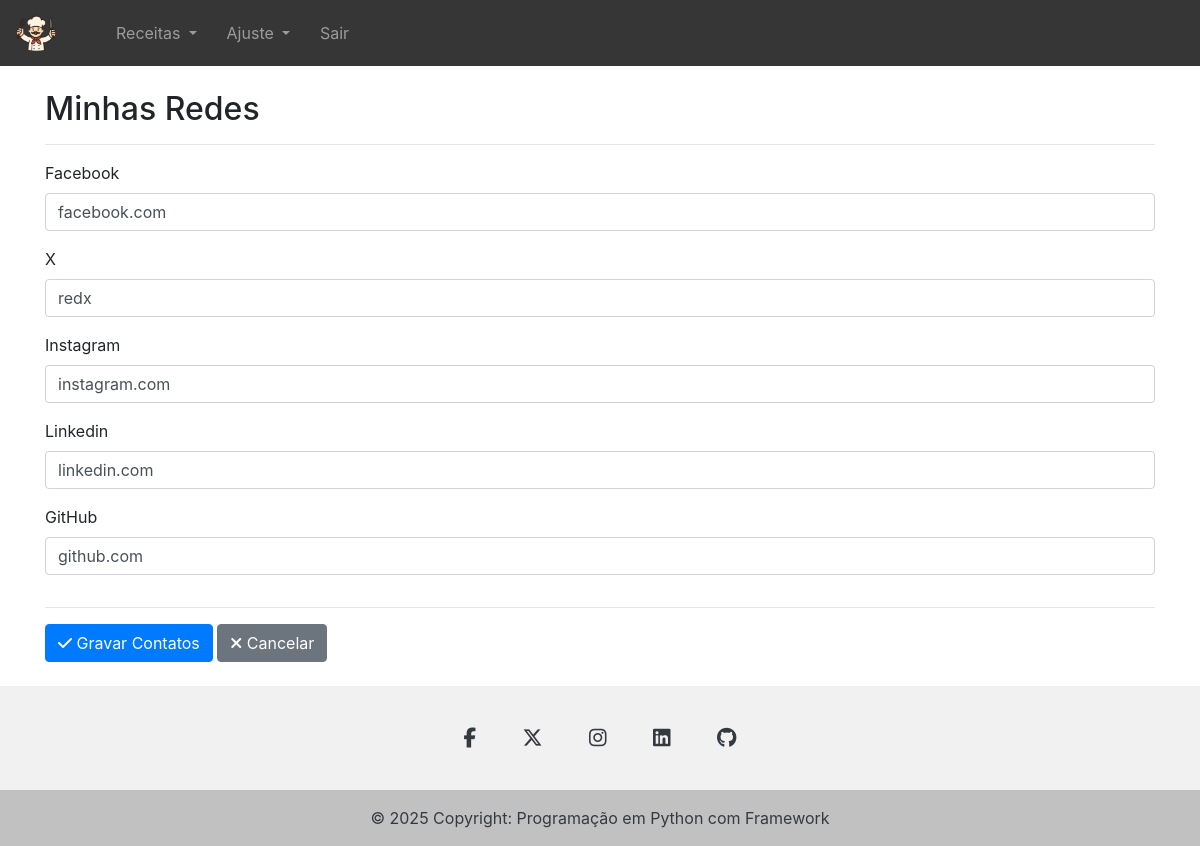
The page /contato (signed in) on the database as committed earlier.
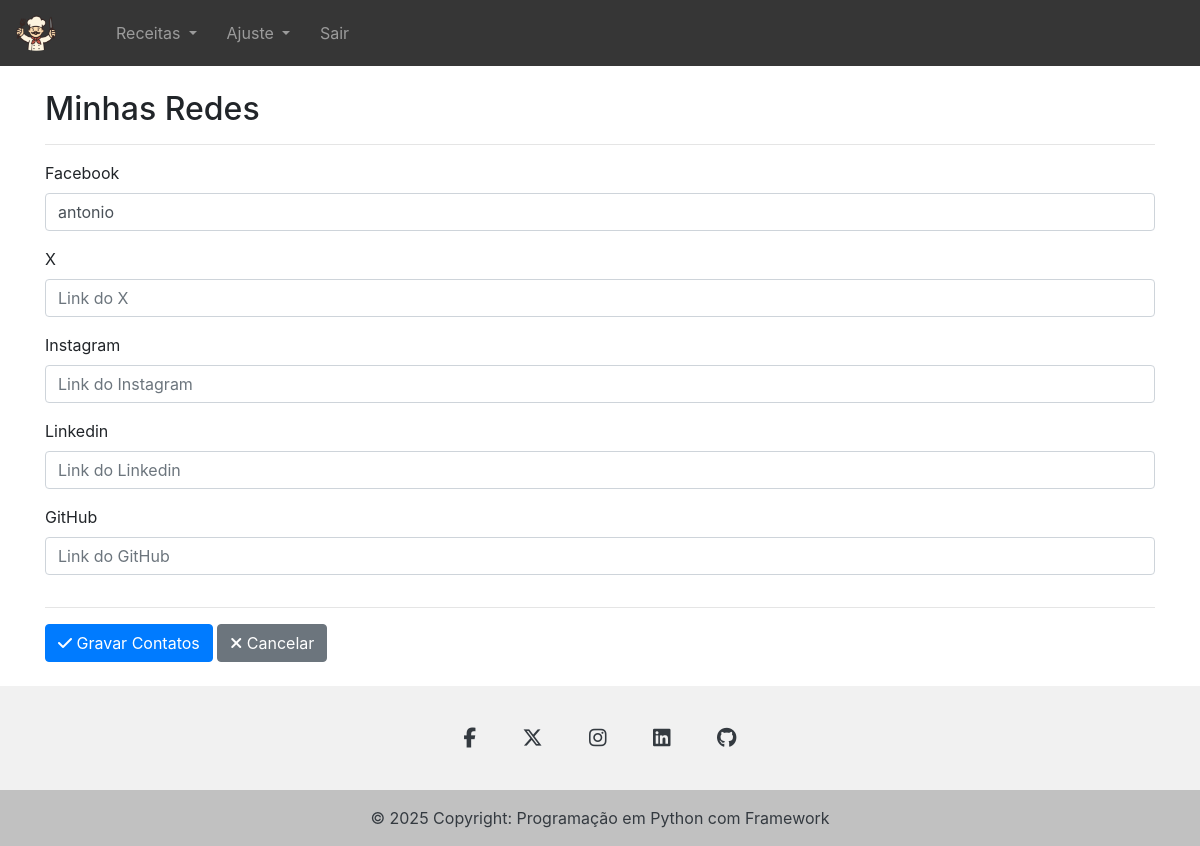
The same page on the database as committed later.
### tables this page shows
CREATE TABLE contatos (
            id INTEGER PRIMARY KEY,
            facebook TEXT,
            rede_x TEXT,
            instagram TEXT,
            linkedin TEXT,
            github TEXT
        );

### app.py (the view, shortened to what this page needs)
@app.route('/contato', methods=['GET', 'POST'])
@login_requerido
def contato():
    service = ContatoService()
    try:
        contato = service.obter_contato()
    except ValueError:
        contato = Contato(
            id = 1,
            facebook = "",
            rede_x = "",
            instagram = "",
            linkedin = "",
            github = ""
        )
    return render_template('contato.html', contato=contato)

### app.py (called while the page is built)
def login_requerido(f):
    @wraps(f)
    def decorated_function(*args, **kwargs):
        if 'usuario' not in session:
            flash("Você precisa estar logado para acessar esta página.", "error")
            return redirect(url_for('login'))
        return f(*args, **kwargs)
    return decorated_function

@app.context_processor
def inject_social_links():
    social_links = {}
    service = ContatoService()
    contato = service.obter_contato()
    if contato:
        social_links = {
            "facebook" : contato.facebook or "",
            "rede_x" : contato.rede_x or "",
            "instagram" : contato.instagram or "",
            "linkedin" : contato.linkedin or "",
            "github" : contato.github or ""
        }
    return {"social_links": social_links}

### core/contato/contato_repository.py (called while the page is built)
    def _criar_tabela(self):
        query = '''
        CREATE TABLE IF NOT EXISTS contatos (
            id INTEGER PRIMARY KEY,
            facebook TEXT,
            rede_x TEXT,
            instagram TEXT,
            linkedin TEXT,
            github TEXT
        )
        '''
        self.conn.execute(query)
        self.conn.commit()

    def buscar_por_id(self, id):
        cursor = self.conn.cursor()
        cursor.execute("SELECT * FROM contatos WHERE id = ?", (id,))
        row = cursor.fetchone()
        return Contato(**row) if row else None

### core/contato/contato_service.py (called while the page is built)
    def obter_contato(self, id=1):
        contato = self.repository.buscar_por_id(id)
        if not contato:
            raise ValueError("Contato não encontrado.")
        return contato

### templates/contato.html (shortened to what this page needs)
{% extends "base.html" %}
{% block content %}
<form method="POST">
    <h2>Minhas Redes</h2>
    <hr>
    <div class="form-row">
        <div class="form-group col-md-12">
            <label for="facebook">Facebook</label>
            <input type="text" class="form-control" id="facebook" name="facebook" placeholder="Link do Facebook" value="{{ contato.facebook if contato else '' }}" >
        </div>
        <div class="form-group col-md-12">
            <label for="rede_x">X</label>
            <input type="text" class="form-control" id="rede_x" name="rede_x" placeholder="Link do X" value="{{ contato.rede_x if contato else '' }}">
        </div>
        <div class="form-group col-md-12">
            <label for="instagram">Instagram</label>
            <input type="text" class="form-control" id="instagram" name="instagram" placeholder="Link do Instagram" value="{{ contato.instagram if contato else '' }}">
        </div>
        <div class="form-group col-md-12">
            <label for="linkedin">Linkedin</label>
            <input type="text" class="form-control" id="linkedin" name="linkedin" placeholder="Link do Linkedin" value="{{ contato.linkedin if contato else '' }}">
        </div>
        <div class="form-group col-md-12">
            <label for="github">GitHub</label>
            <input type="text" class="form-control" id="github" name="github" placeholder="Link do GitHub" value="{{ contato.github if contato else '' }}">
        </div>
    </div>
    <hr>
    <button type="submit" class="btn btn-primary"><i class="fa-solid fa-check"></i>&nbsp;Gravar Contatos</button>
    <button type="button" class="btn btn-secondary"><i class="fa-solid fa-xmark"></i>&nbsp;Cancelar</button>
  </form>
  <br>
{% endblock %}

### templates/base.html (shortened to what this page needs)
<!doctype html>
<html lang="pt-br" class="h-100">
  <head>
    <link rel="stylesheet" href="https://stackpath.bootstrapcdn.com/bootstrap/4.1.3/css/bootstrap.min.css">
    <link rel="stylesheet" href="https://cdnjs.cloudflare.com/ajax/libs/font-awesome/6.5.1/css/all.min.css">
  </head>
    <body class="d-flex flex-column h-100">
    <header>
      <nav class="navbar navbar-expand-lg navbar-dark " style="background-color: rgb(54, 54, 54);">
        <a class="navbar-brand" href="/home">
          <img src="{{ url_for('static', filename='image/chef.png') }}" alt="logomarca" width="40" >
        </a>
        <div class="collapse navbar-collapse" id="conteudoNavbarSuportado">
          <ul class="navbar-nav mr-auto">
            <li class="nav-item dropdown">
              <a class="nav-link dropdown-toggle" href="#" id="navbarDropdown" role="button" data-toggle="dropdown" aria-haspopup="true" aria-expanded="false">
                Receitas
              </a>
            </li>
            <li class="nav-item dropdown">
              <a class="nav-link dropdown-toggle" href="#" id="navbarDropdown" role="button" data-toggle="dropdown" aria-haspopup="true" aria-expanded="false">
                Ajuste
              </a>
            </li>
            <li class="nav-item">
              <a class="nav-link" href="/sair">Sair</a>
            </li>
          </ul>
        </div>
      </nav>
    </header>
    <main role="main" class="flex-shrink-0">
      <div class="container">
        <br>
        {% block content %}
        {% endblock %}
      </div>
    </main>
    <footer class="footer mt-auto py-0 text-center text-white" style="background-color: #f1f1f1;">
      <div class="container pt-4">
        <section class="mb-4">
          <a
            class="btn btn-link btn-floating btn-lg text-dark m-1"
            href="{{social_links.facebook if social_links.facebook else ''}}"
            target="_blank"
            role="button"
            data-mdb-ripple-color="dark"
            ><i class="fab fa-facebook-f"></i
          ></a>
          <a
            class="btn btn-link btn-floating btn-lg text-dark m-1"
            href="{{social_links.rede_x if social_links.rede_x else ''}}"
            target="_blank"
            role="button"
            data-mdb-ripple-color="dark"
            ><i class="fa-brands fa-x-twitter"></i
          ></a>
          <a
            class="btn btn-link btn-floating btn-lg text-dark m-1"
            href="{{social_links.instagram if social_links.instagram else ''}}"
            target="_blank"
            role="button"
            data-mdb-ripple-color="dark"
            ><i class="fab fa-instagram"></i
          ></a>
          <a
            class="btn btn-link btn-floating btn-lg text-dark m-1"
            href="{{social_links.linkedin if social_links.linkedin else ''}}"
            target="_blank"
            role="button"
            data-mdb-ripple-color="dark"
            ><i class="fab fa-linkedin"></i
          ></a>
          <a
            class="btn btn-link btn-floating btn-lg text-dark m-1"
            href="{{social_links.github if social_links.github else ''}}"
            target="_blank"
            role="button"
            data-mdb-ripple-color="dark"
            ><i class="fab fa-github"></i
          ></a>
        </section>
      </div>
      <div class="text-center text-dark p-3" style="background-color: rgba(0, 0, 0, 0.2);">
        © 2025 Copyright: Programação em Python com Framework
      </div>
      </footer>
</body>
</html>

Rows that differ between the two databases and show on the page:
changed contatos: facebook "facebook.com" → "antonio"; rede_x "redx" → (not shown); instagram "instagram.com" → (not shown); linkedin "linkedin.com" → (not shown); github "github.com" → (not shown)
